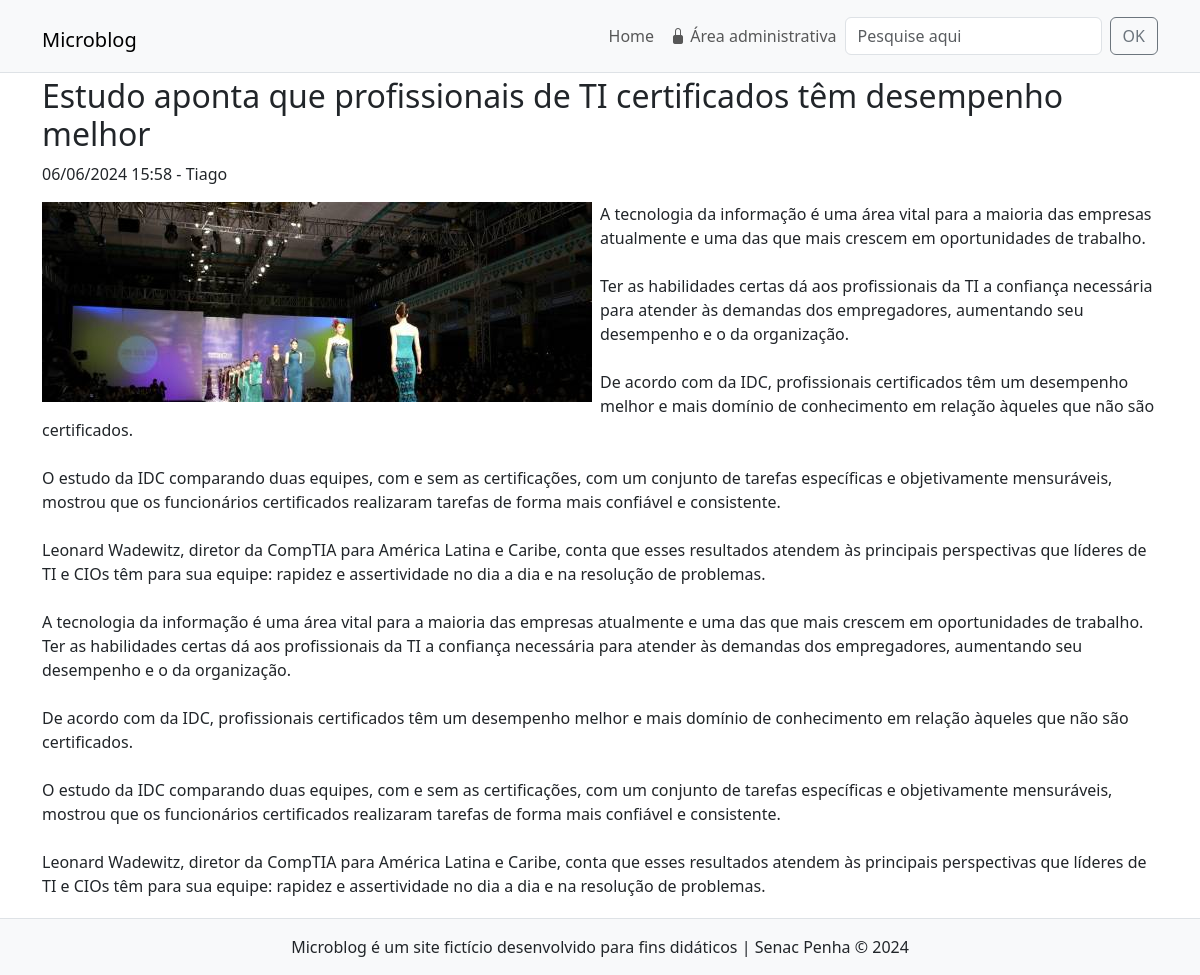
Page /noticia.php?id=7 on the earlier database version.
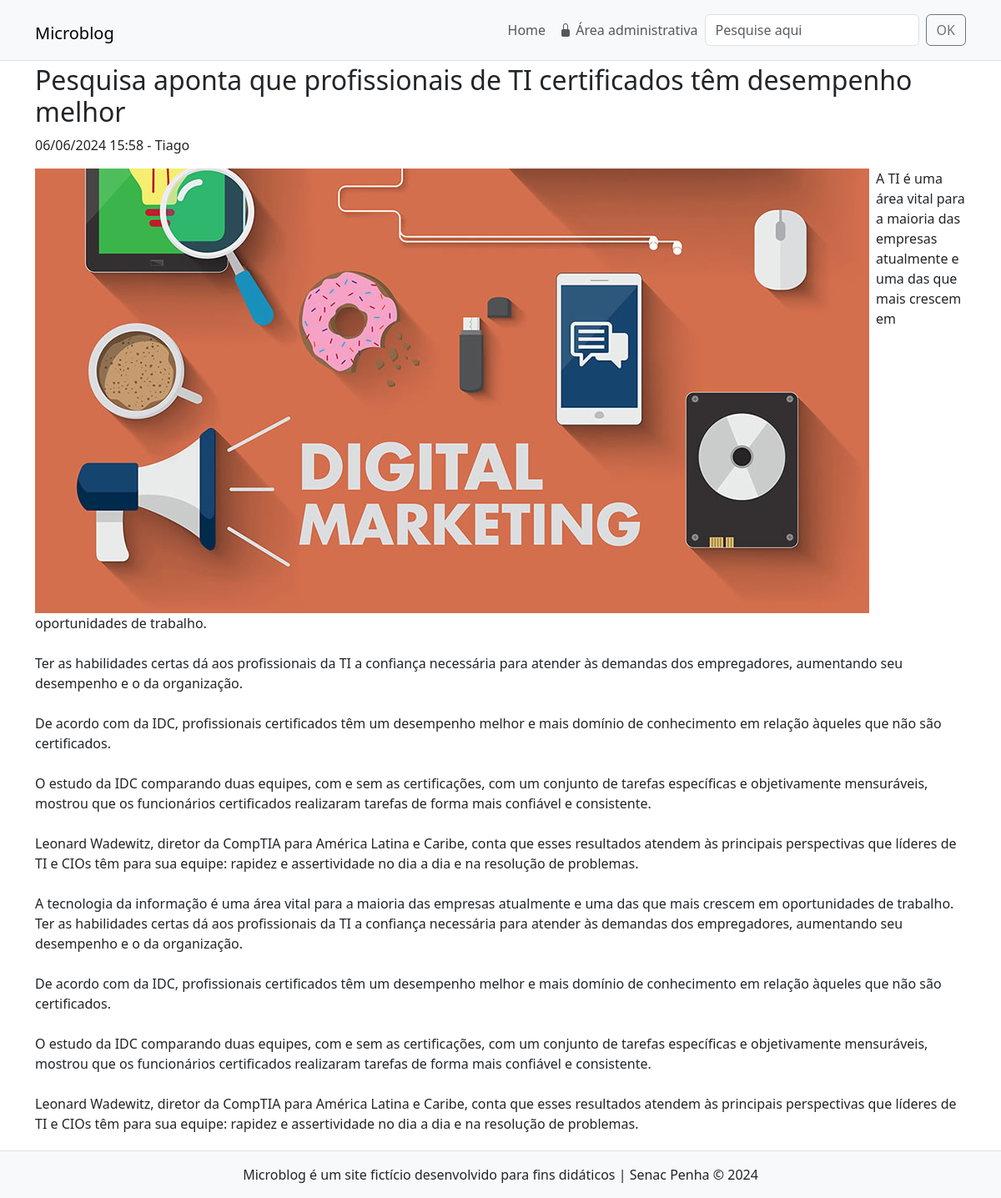
Same page on the later database version.
### tables this page shows
CREATE TABLE `noticias` (
  `id` int(11) NOT NULL,
  `data` datetime NOT NULL DEFAULT current_timestamp(),
  `titulo` varchar(150) NOT NULL,
  `texto` text NOT NULL,
  `resumo` tinytext NOT NULL,
  `imagem` varchar(45) NOT NULL,
  `usuario_id` int(11) NOT NULL
);

CREATE TABLE `usuarios` (
  `id` int(11) NOT NULL,
  `nome` varchar(45) NOT NULL,
  `email` varchar(45) NOT NULL,
  `senha` varchar(255) NOT NULL,
  `tipo` enum('admin','editor') NOT NULL
);

### inc/funcoes-noticias.php (called while the page is built, shortened)
<?php
function formataData($data){
    return date("d/m/Y H:i", strtotime($data));
}
function lerNoticiaCompleta($conexao, $id){
    $sql = "SELECT
                noticias.id,
                noticias.titulo,
                noticias.data,
                noticias.imagem,
                noticias.texto,
                usuarios.nome
            FROM noticias JOIN usuarios
            ON noticias.usuario_id = usuarios.id
            WHERE noticias.id = $id";
    $resultado = mysqli_query($conexao, $sql) or
                die(mysqli_error($conexao));
    return mysqli_fetch_assoc($resultado);
}

### noticia.php (the view)
<?php
require "inc/cabecalho.php";
require "inc/funcoes-noticias.php";
$id = $_GET['id'];
$dadosNoticia = lerNoticiaCompleta($conexao, $id);
?>
<div class="row my-1 mx-md-n1">
    <article class="col-12">
        <h2> <?=$dadosNoticia['titulo']?> </h2>
        <p class="font-weight-light">
            <time>
                <?=formataData($dadosNoticia['data'])?>
            </time> - <span><?=$dadosNoticia['nome']?></span>
        </p>
        <img src="imagens/<?=$dadosNoticia['imagem']?>" alt="" class="float-start pe-2 img-fluid">
        <p class="ajusta-texto"><?=$dadosNoticia['texto']?></p>
    </article>
</div>
<?php
require_once "inc/rodape.php";
?>

Differences in the rows shown:
changed noticias "Tiago": titulo "Estudo aponta que profissionais de TI certificados têm desempenho melhor" → "Pesquisa aponta que profissionais de TI certificados têm desempenho melhor"; imagem: a different picture; texto "A tecnologia da informação é uma área vital…" → "A TI é uma área vital…"
